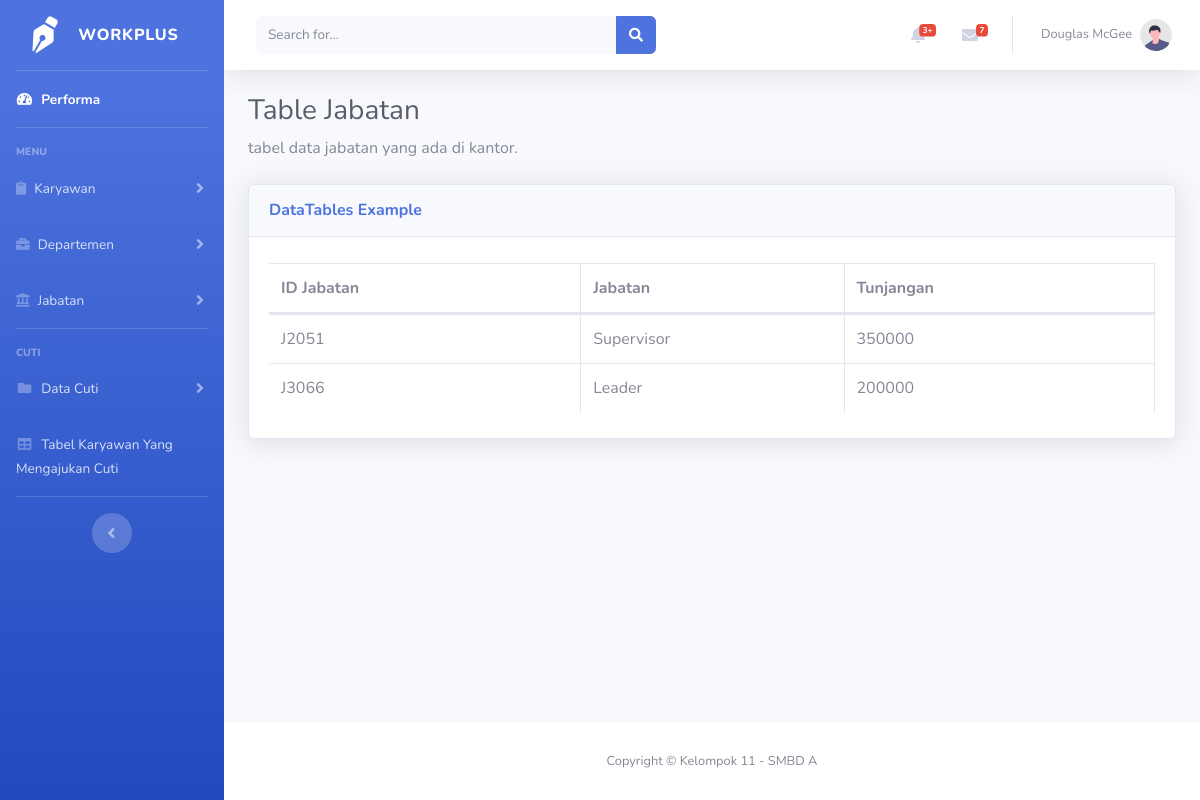
/jabatan.php, run on the app's committed database.
### tables this page shows
CREATE TABLE `jabatan` (
  `id_jabatan` varchar(10) NOT NULL,
  `jabatan` varchar(50) NOT NULL,
  `tunjangan` varchar(10) NOT NULL
);

### jabatan.php (the view, shortened to what this page needs)
<!DOCTYPE html>
<html lang="en">
<head>
    <link href="vendor/fontawesome-free/css/all.min.css" rel="stylesheet" type="text/css">
    <link href="css/sb-admin-2.min.css" rel="stylesheet">
    <link href="vendor/datatables/dataTables.bootstrap4.min.css" rel="stylesheet">
</head>
<body id="page-top">
    <div id="wrapper">
        <?php include "sidebar.php"; ?>
        <div id="content-wrapper" class="d-flex flex-column">
            <div id="content">
                <nav class="navbar navbar-expand navbar-light bg-white topbar mb-4 static-top shadow">
                    <form
                        class="d-none d-sm-inline-block form-inline mr-auto ml-md-3 my-2 my-md-0 mw-100 navbar-search">
                        <div class="input-group">
                            <input type="text" class="form-control bg-light border-0 small" placeholder="Search for..."
                                aria-label="Search" aria-describedby="basic-addon2">
                            <div class="input-group-append">
                                <button class="btn btn-primary" type="button">
                                    <i class="fas fa-search fa-sm"></i>
                                </button>
                            </div>
                        </div>
                    </form>
                    <ul class="navbar-nav ml-auto">
                        <li class="nav-item dropdown no-arrow mx-1">
                            <a class="nav-link dropdown-toggle" href="#" id="alertsDropdown" role="button"
                                data-toggle="dropdown" aria-haspopup="true" aria-expanded="false">
                                <i class="fas fa-bell fa-fw"></i>
                                <span class="badge badge-danger badge-counter">3+</span>
                            </a>
                        </li>
                        <li class="nav-item dropdown no-arrow mx-1">
                            <a class="nav-link dropdown-toggle" href="#" id="messagesDropdown" role="button"
                                data-toggle="dropdown" aria-haspopup="true" aria-expanded="false">
                                <i class="fas fa-envelope fa-fw"></i>
                                <span class="badge badge-danger badge-counter">7</span>
                            </a>
                        </li>
                        <li class="nav-item dropdown no-arrow">
                            <a class="nav-link dropdown-toggle" href="#" id="userDropdown" role="button"
                                data-toggle="dropdown" aria-haspopup="true" aria-expanded="false">
                                <span class="mr-2 d-none d-lg-inline text-gray-600 small">Douglas McGee</span>
                                <img class="img-profile rounded-circle"
                                    src="img/undraw_profile.svg">
                            </a>
                        </li>
                    </ul>
                </nav>
                <div class="container-fluid">
                    <h1 class="h3 mb-2 text-gray-800">Table Jabatan</h1>
                    <p class="mb-4">tabel data jabatan yang ada di kantor.</p>
                    <div class="card shadow mb-4">
                        <div class="card-header py-3">
                            <h6 class="m-0 font-weight-bold text-primary">DataTables Example</h6>
                        </div>
                        <div class="card-body">
                            <div class="table-responsive">
                                <table class="table table-bordered" id="dataTable" width="100%" cellspacing="0">
                                    <thead>
                                        <tr>
                                            <th>ID Jabatan</th>
                                            <th>Jabatan</th>
                                            <th>Tunjangan</th>
                                        </tr>
                                    </thead>
                                    <tbody>
                                    <tr>
                                            <?php
                                            include "conn.php";
                                            $query = "SELECT * FROM jabatan";
                                            $result = $conn->query($query);
                                        while ($row = mysqli_fetch_assoc($result)) {
                                            echo "<tr>";
                                            echo "<td>".$row['id_jabatan']."</td>";
                                            echo "<td>".$row['jabatan']."</td>";
                                            echo "<td>".$row['tunjangan']."</td>";
                                            echo "</tr>";
                                        }
                                        ?>
                                        </tr>
                                    </tbody>
                                </table>
                            </div>
                        </div>
                    </div>
                </div>
            </div>
            <?php include "footer.php"; ?>
        </div>
    </div>
</body>
</html>

### data on the page
jabatan: id_jabatan "J2051", jabatan "Supervisor", tunjangan "350000"
jabatan: id_jabatan "J3066", jabatan "Leader", tunjangan "200000"
